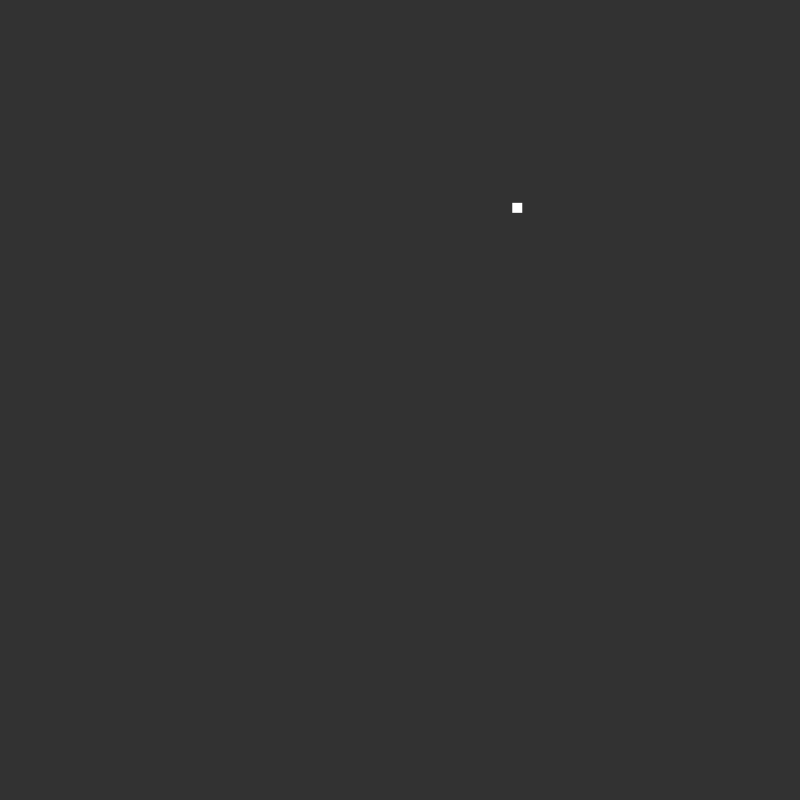
Frame 1 (no input)
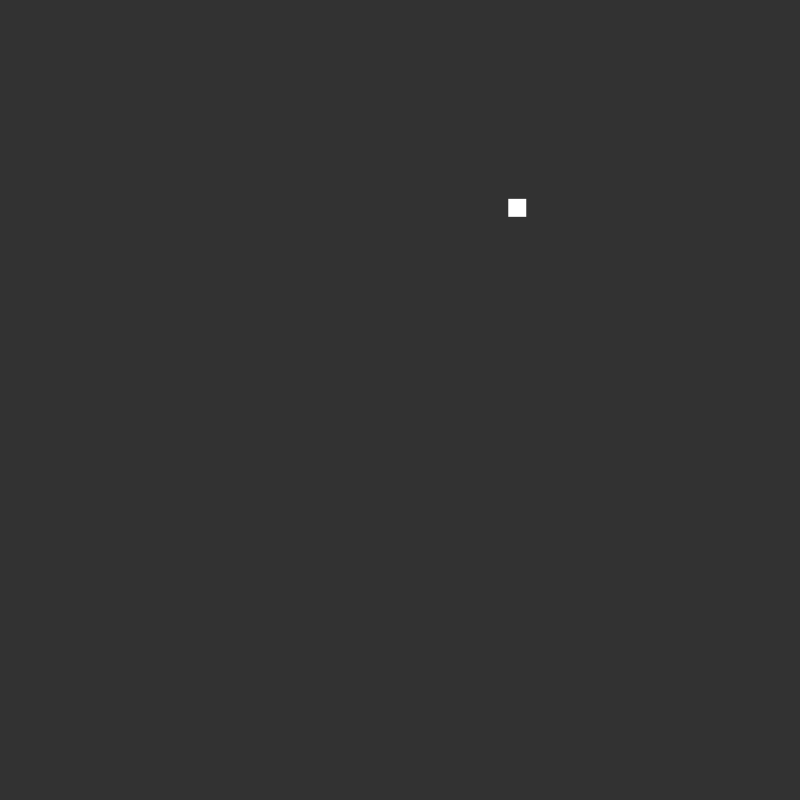
Frame 60 (the mouse pressed at the canvas centre just before this capture)
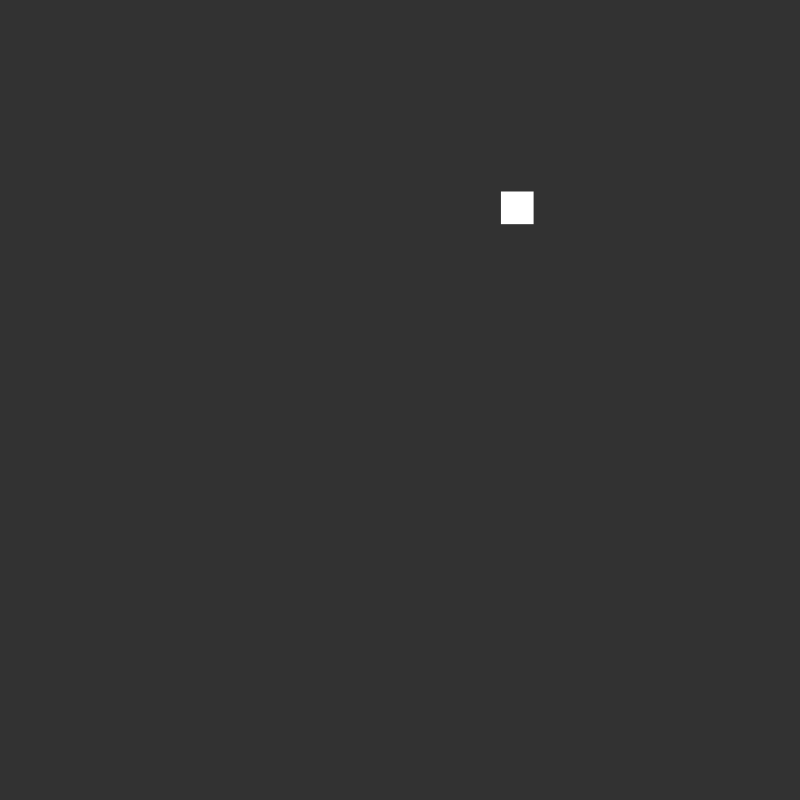
Frame 120 (the mouse held since frame 60 and released just before this capture)

The Processing sketch that drew these frames (run headless with seeded random() and noise(); from frame 60 on, the mouse is pressed at the canvas centre):

// Processing sketch: SimpleClass
// ── SimpleClass.pde

/*
SIMPLE CLASS
Jeff Thompson | 2017 | jeffreythompson.org

While the way we've been coding most of our examples up until
now, using loops and functions, has worked well, for more complex
projects we'll need a better system. One very common paradigm
is called "object-oriented programming" (or OOP, a term coined by
Alan Kay, famous for his work on early GUI systems), which lets us
create our own data types, and add features and actions to them.

In Java, we do this by creating a "class". We've actually already
used classes before – while an int is a primitive data type,
Strings are classes, and include lots of extras like the toUpperCase()
method.

For our first example, we'll create a really simple class for
a square.

Lots more about OOP here:
+ https://en.wikipedia.org/wiki/Object-oriented_programming
+ https://softwareengineering.stackexchange.com/questions/142327/
  what-did-they-call-object-oriented-programming-before-alan-kay-
  invented-the-term
+ http://www2.latech.edu/~box/ase/tp/Per%20Kjeldaas%20Research%20Paper%20.pdf

CHALLENGES
+ Here we have only one instance of the Square class – can you create
  another and see what happens?

*/

Square s;    // a Square object called "s"


void setup() {
  size(800,800);
  
  // create an "instance" of the Square class
  s = new Square();
}


void draw() {
  background(50);
  
  // run the Square class' display() function
  // to draw it onscreen...
  s.display();
  
  // ...then make it get bigger
  s.update();
}


// our Square class
class Square {
  
  // "attributes" are data for every instance
  // of the class – here we give our square
  // a position onscreen
  float x, y;
  
  // and a width
  float w = 10;
  
  // the "constructor" for our class, which creates
  // the Square – this can take arguments (as we'll
  // see in upcoming examples)
  Square() {
    x = random(0, width);
    y = random(0, height);
  }
  
  // a class can also have "methods", or custom-written
  // functions that let our object do something
  // this creates easily re-usable code, especially if
  // we have many instances of the class in a single sketch
  
  // this method draws the square onscreen
  void display() {
    rectMode(CENTER);
    fill(255);
    noStroke();
    rect(x, y, w,w);
  }
  
  // every time this is called, the square
  // gets a little bigger
  void update() {
    w *= 1.01;
  }
}
    
